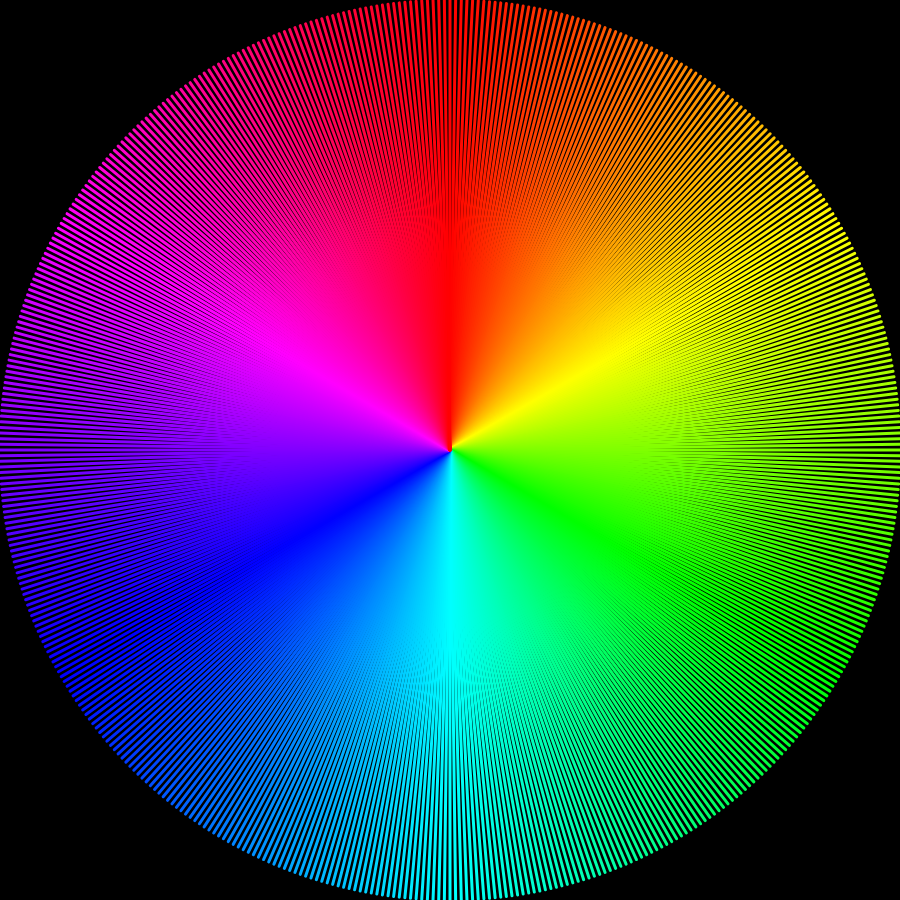
Frame 1 (no input)
Frame 60 (no input): identical to frame 1, image omitted
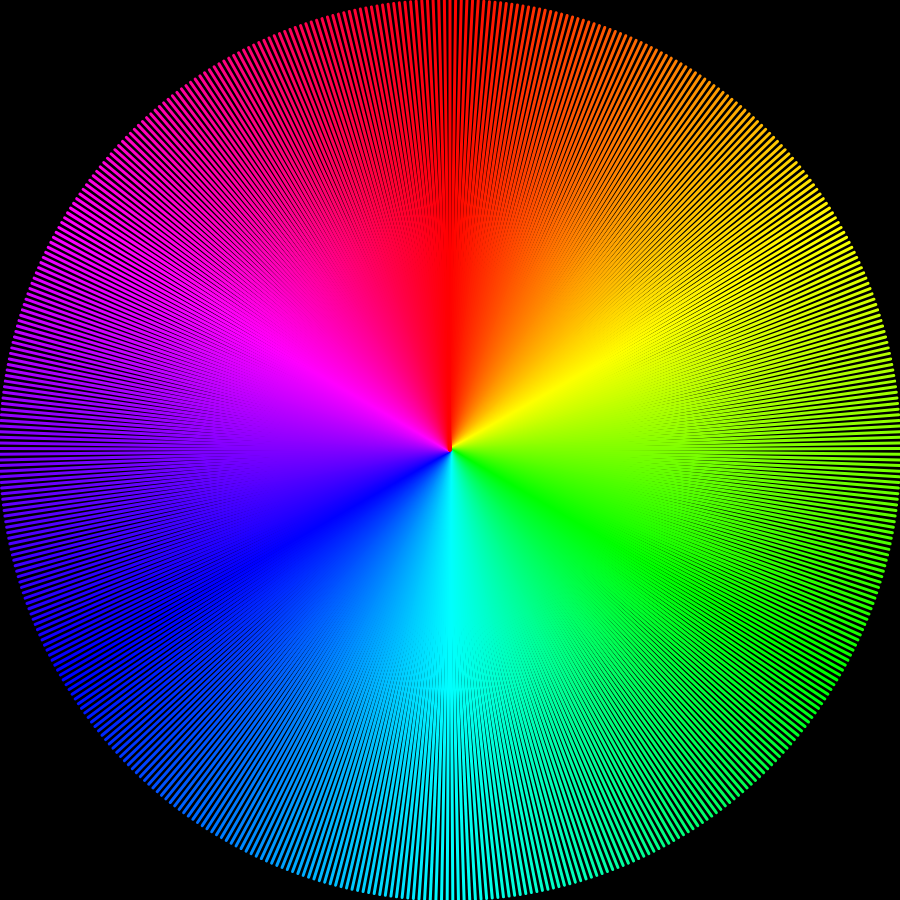
Frame 120 (the mouse pressed at the canvas centre since frame 60)

The p5.js sketch that drew these frames (run headless with seeded random() and noise() and a simulated clock; from frame 60 on, the mouse is pressed at the canvas centre):

// p5.js sketch
// ── sketch.js
let amount = 500;
let r;
let offset;
let angleIncrementer = 0;
let speed = 0;

function setup(){
    createCanvas(900, 900);
    angleMode(DEGREES);
    colorMode(HSL);
    strokeWeight(3);

    r = width/2;
    offset = 360 / amount;
}

function draw(){
    if(mouseInsideCanvas()){
        amount = ceil(map(mouseX, 0, width, 1, 1000));
        speed = map(mouseY, height, 0, 0, 120);
        offset = 360 / amount;
        
        angleIncrementer = (angleIncrementer + speed) % 360;
    }
    translate(width/2, height/2);
    background(0);
    drawLines();
}

function mouseInsideCanvas(){
    return (0 < mouseX && mouseX < width) && (0 < mouseY && mouseX < height);
}

function drawLines(){
    for (let i = 0; i < amount; i++) {
        let angle = i * offset + angleIncrementer;
        let xTo = cos(angle - 90) * r;
        let yTo = sin(angle - 90) * r;
        stroke(angle - angleIncrementer, 100, 50, 1); 
        line(0, 0, xTo, yTo);
    }
}
